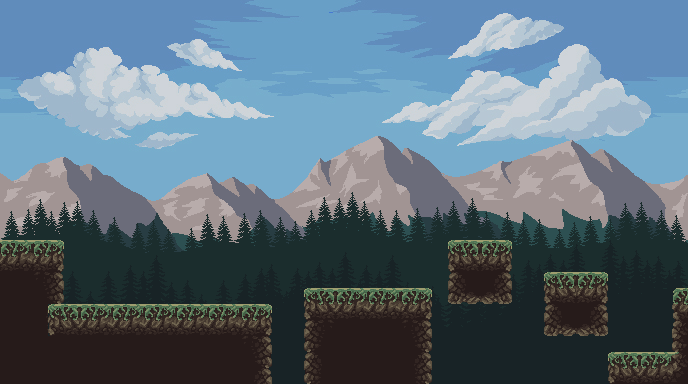

Tiled map render using the project's own tile images. Description and the whole map definition, tile-layer contents included, below:
An orthogonal 43x24 tile map with 16x16 px tiles, 1 tile layer (Platform), 2 tilesets, 4 image layers.

<map version="1.8" tiledversion="1.8.5" orientation="orthogonal" renderorder="right-down" width="43" height="24" tilewidth="16" tileheight="16" infinite="0" nextlayerid="10" nextobjectid="1">
 <tileset firstgid="1" source="forest_spritesheet.tsx" />
 <tileset firstgid="1541" source="../../forest_tileset_2/TiledFiles/Tileset.tsx" />
 <imagelayer id="2" name="Background_Sky">
  <image source="../Sprites/Background/sky_cloud.png" width="688" height="211" />
 </imagelayer>
 <imagelayer id="3" name="Background_Hills" offsetx="0" offsety="136">
  <image source="../Sprites/Background/mountain2.png" width="688" height="127" />
 </imagelayer>
 <imagelayer id="5" name="Background_Forest2" offsetx="0" offsety="192">
  <image source="../Sprites/Background/pine1.png" width="688" height="148" />
 </imagelayer>
 <imagelayer id="4" name="Background_Forest1" offsetx="0" offsety="240">
  <image source="../Sprites/Background/pine2.png" width="688" height="199" />
 </imagelayer>
 <layer id="9" name="Platform" width="43" height="24">
  <data encoding="csv">
0,0,0,0,0,0,0,0,0,0,0,0,0,0,0,0,0,0,0,0,0,0,0,0,0,0,0,0,0,0,0,0,0,0,0,0,0,0,0,0,0,0,0,
0,0,0,0,0,0,0,0,0,0,0,0,0,0,0,0,0,0,0,0,0,0,0,0,0,0,0,0,0,0,0,0,0,0,0,0,0,0,0,0,0,0,0,
0,0,0,0,0,0,0,0,0,0,0,0,0,0,0,0,0,0,0,0,0,0,0,0,0,0,0,0,0,0,0,0,0,0,0,0,0,0,0,0,0,0,0,
0,0,0,0,0,0,0,0,0,0,0,0,0,0,0,0,0,0,0,0,0,0,0,0,0,0,0,0,0,0,0,0,0,0,0,0,0,0,0,0,0,0,0,
0,0,0,0,0,0,0,0,0,0,0,0,0,0,0,0,0,0,0,0,0,0,0,0,0,0,0,0,0,0,0,0,0,0,0,0,0,0,0,0,0,0,0,
0,0,0,0,0,0,0,0,0,0,0,0,0,0,0,0,0,0,0,0,0,0,0,0,0,0,0,0,0,0,0,0,0,0,0,0,0,0,0,0,0,0,0,
0,0,0,0,0,0,0,0,0,0,0,0,0,0,0,0,0,0,0,0,0,0,0,0,0,0,0,0,0,0,0,0,0,0,0,0,0,0,0,0,0,0,0,
0,0,0,0,0,0,0,0,0,0,0,0,0,0,0,0,0,0,0,0,0,0,0,0,0,0,0,0,0,0,0,0,0,0,0,0,0,0,0,0,0,0,0,
0,0,0,0,0,0,0,0,0,0,0,0,0,0,0,0,0,0,0,0,0,0,0,0,0,0,0,0,0,0,0,0,0,0,0,0,0,0,0,0,0,0,0,
0,0,0,0,0,0,0,0,0,0,0,0,0,0,0,0,0,0,0,0,0,0,0,0,0,0,0,0,0,0,0,0,0,0,0,0,0,0,0,0,0,0,0,
0,0,0,0,0,0,0,0,0,0,0,0,0,0,0,0,0,0,0,0,0,0,0,0,0,0,0,0,0,0,0,0,0,0,0,0,0,0,0,0,0,0,0,
0,0,0,0,0,0,0,0,0,0,0,0,0,0,0,0,0,0,0,0,0,0,0,0,0,0,0,0,0,0,0,0,0,0,0,0,0,0,0,0,0,0,0,
0,0,0,0,0,0,0,0,0,0,0,0,0,0,0,0,0,0,0,0,0,0,0,0,0,0,0,0,0,0,0,0,0,0,0,0,0,0,0,0,0,0,0,
0,0,0,0,0,0,0,0,0,0,0,0,0,0,0,0,0,0,0,0,0,0,0,0,0,0,0,1552,1553,1554,1555,1556,1557,0,0,0,0,0,0,0,0,0,0,
1577,1578,1579,1580,0,0,0,0,0,0,0,0,0,0,0,0,0,0,0,0,0,0,0,0,0,0,0,1582,1583,1584,1585,1586,1587,0,0,0,0,0,0,0,0,0,0,
1607,1608,1609,1610,0,0,0,0,0,0,0,0,0,0,0,0,0,0,0,0,0,0,0,0,0,0,0,1612,1613,1614,1615,1616,1617,1552,1553,1554,1555,1556,1557,0,0,0,0,
1637,1638,1639,1640,0,0,0,0,0,0,0,0,0,0,0,0,0,0,0,0,0,0,0,0,0,0,0,1642,1643,1644,1645,1646,1647,1582,1583,1584,1585,1586,1587,0,0,0,0,
1667,1668,1669,1670,0,0,0,0,0,0,0,0,0,0,0,0,0,0,1572,1573,1574,1575,1576,1577,1578,1579,1580,1672,1673,1674,1675,1676,1677,1612,1613,1614,1615,1616,1617,0,0,0,0,
1697,1698,1699,1700,1574,1575,1576,1577,1578,1575,1576,1575,1576,1577,1578,1579,1580,0,1602,1603,1604,1605,1606,1607,1608,1609,1610,1702,1703,1704,1705,1706,1707,1642,1643,1644,1645,1646,1791,1792,1793,1794,1795,
1696,1696,1729,1603,1604,1605,1606,1607,1608,1605,1606,1605,1606,1607,1608,1609,1610,0,1632,1633,1634,1635,1636,1637,1638,1639,1640,1732,1733,1734,1735,1736,1737,1672,1673,1674,1675,1676,1821,1822,1823,1824,1825,
1696,1696,1759,1633,1634,1635,1636,1637,1638,1635,1636,1635,1636,1637,1638,1639,1640,0,1662,1663,1664,1665,1666,1667,1668,1669,1670,1671,0,0,0,0,0,1702,1703,1704,1705,1706,1851,1852,1853,1854,1855,
1667,1668,1668,1667,1668,1665,1666,1667,1668,1665,1666,1665,1666,1667,1668,1669,1670,0,1692,1693,1694,1695,1696,1697,1698,1699,1700,1701,0,0,0,0,0,1732,1733,1734,1735,1736,1881,1882,1883,1884,1885,
1666,1667,1668,1667,1668,1695,1696,1697,1698,1695,1696,1695,1696,1697,1698,1699,1700,0,1722,1723,1724,1725,1726,1727,1728,1729,1730,1731,0,0,0,0,0,0,0,0,0,0,1911,1912,1913,1914,1915,
1666,1667,1668,1668,1668,1725,1726,1727,1728,1725,1726,1725,1726,1727,1728,1729,1730,0,1752,1753,1754,1755,1756,1757,1758,1759,1760,1761,0,0,0,0,0,0,0,0,0,0,1941,1942,1943,1944,1945
</data>
 </layer>
</map>
